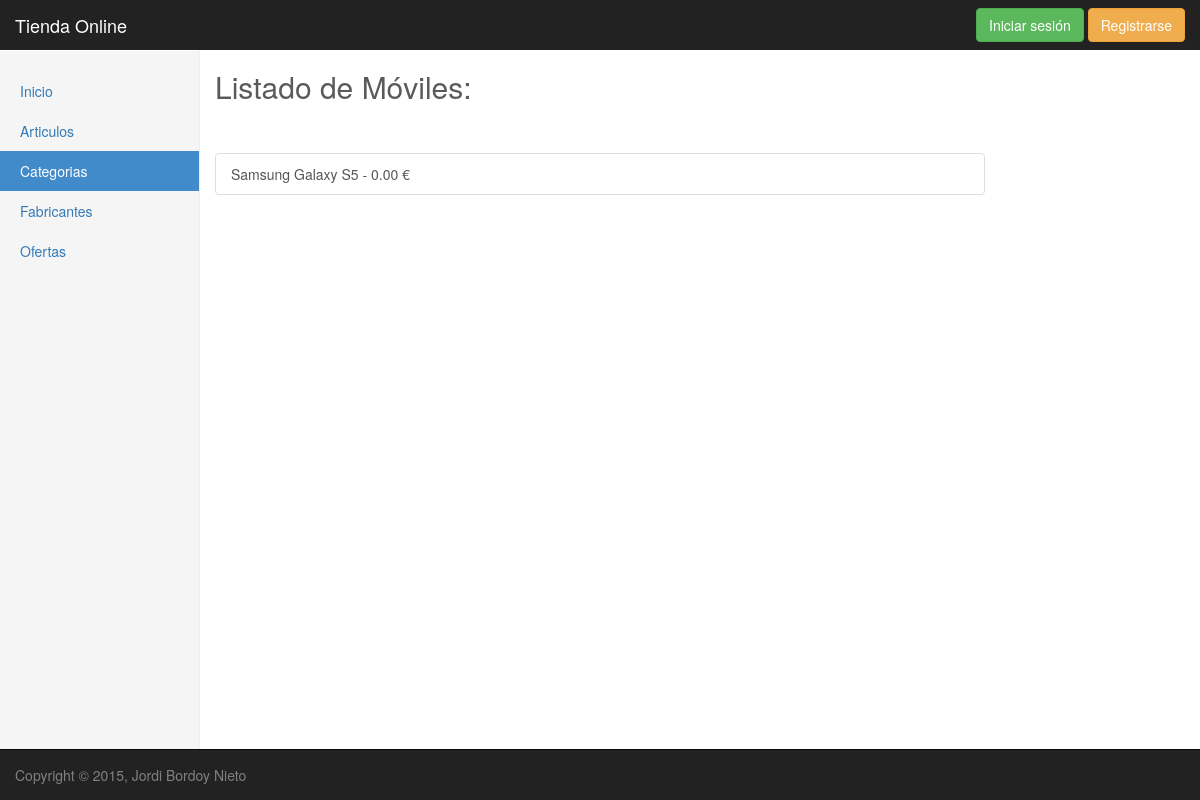
Page /articulos/articuloCategoria/8/ on the earlier database version.
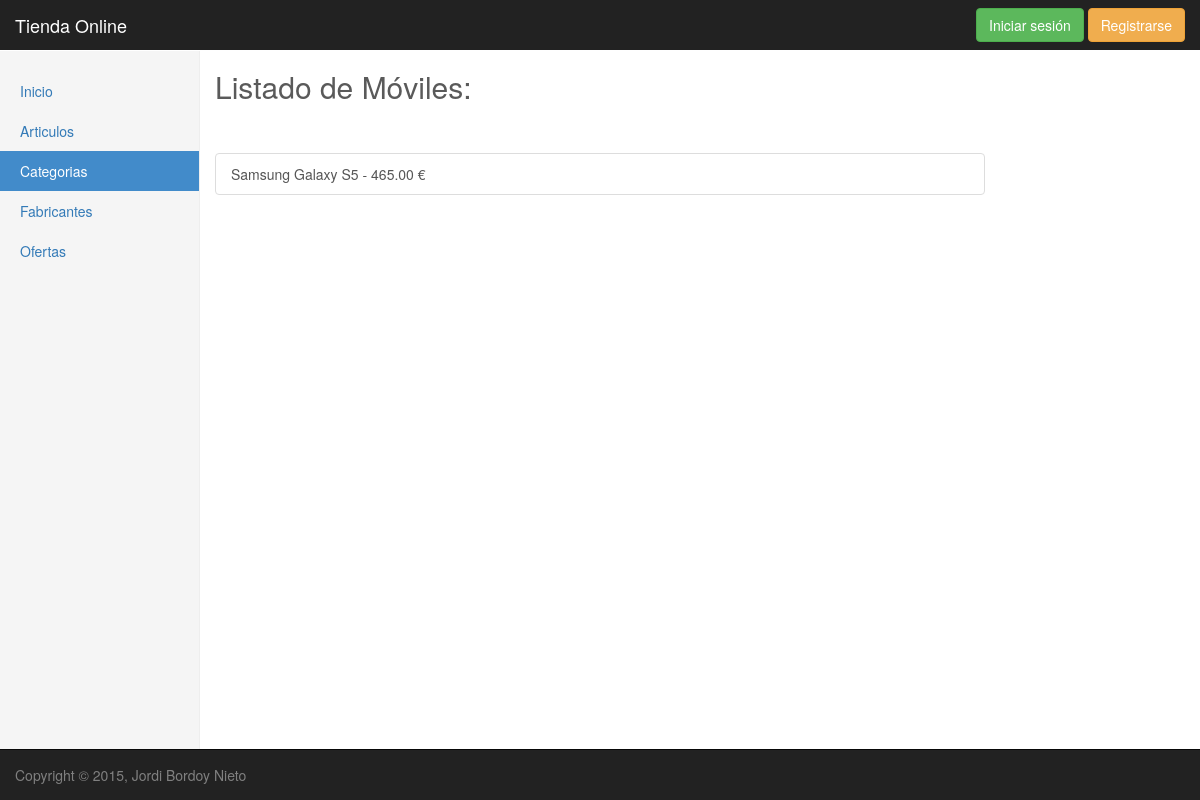
Same page on the later database version.
### articulos/models.py (models this page shows, shortened)
class Articulo(models.Model):
	nombre = models.CharField(max_length=30, unique = True, null = False, default='')
	descripcion = models.TextField(blank = True, null = True)
	imagen = models.ImageField(upload_to='articulos', verbose_name='Imagen', default = '')
	precio = models.DecimalField(default=0, max_digits=6, decimal_places=2)
	descuento = models.IntegerField(default=0)
	stock = models.IntegerField(default=0)
	categoria = models.ForeignKey(Categoria, related_name='art_cat', default = '')
	fabricante = models.ForeignKey(Fabricante, related_name='art_fab', default = '')

### articulos/views.py (the view)
# urls.py: url(r'^articuloCategoria/(?P<categoria_id>\d+)/$', views.articuloCategoria, name='articuloCategoria'),
def articuloCategoria(request, categoria_id):
	categoria = Categoria.objects.get(pk=categoria_id)
	articulos = Articulo.objects.filter(categoria=categoria)
	articulos=articulos.order_by("nombre")
	context = {'categoria' : categoria, 'articulos' : articulos}
	return render(request, 'articulos/articuloCategoria.html', context)

### articulos/models.py (called while the page is built)
	def __unicode__(self):
		return self.nombre

### articulos/templates/articulos/articuloCategoria.html (shortened to what this page needs)
<!DOCTYPE html>
{% extends "base.html" %}
{% load static %}
{% load staticfiles %}
{% block focoNavLeft %}
<li><a href="/">Inicio <span class="sr-only">(current)</span></a></li>
<li><a href="/articulos/listaArticulos/">Articulos</a></li>
<li class="active"><a href="/articulos/listaCategorias/">Categorias</a></li>
<li><a href="/articulos/listaFabricantes/">Fabricantes</a></li>
<li><a href="#">Ofertas</a></li>
{% endblock %}
{% block content %}
<div class="col-md-8 col-md-offset-2">
    <h2>Listado de {{categoria}}:</h2>
    <br>
    <br>
    <div class="list-group">
        {% for articulo in articulos %}
            <a class="list-group-item" href='/articulos/detalleArticulo/{{articulo.id}}'>{{articulo.nombre}} - {{articulo.precio}} €</a>
        {% endfor %}
    </div>
{% endblock %}

Differences in the rows shown:
changed Articulo "Samsung Galaxy S5": precio "0.00" → "465.00"
